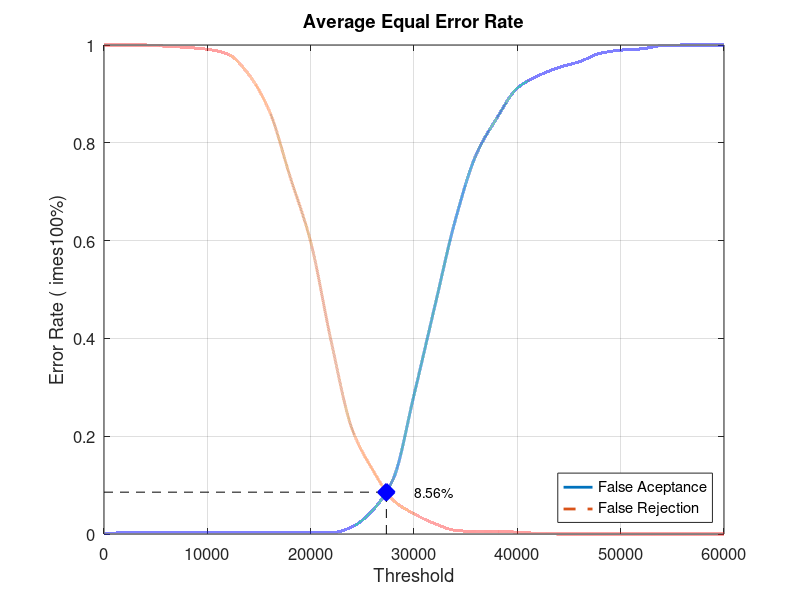
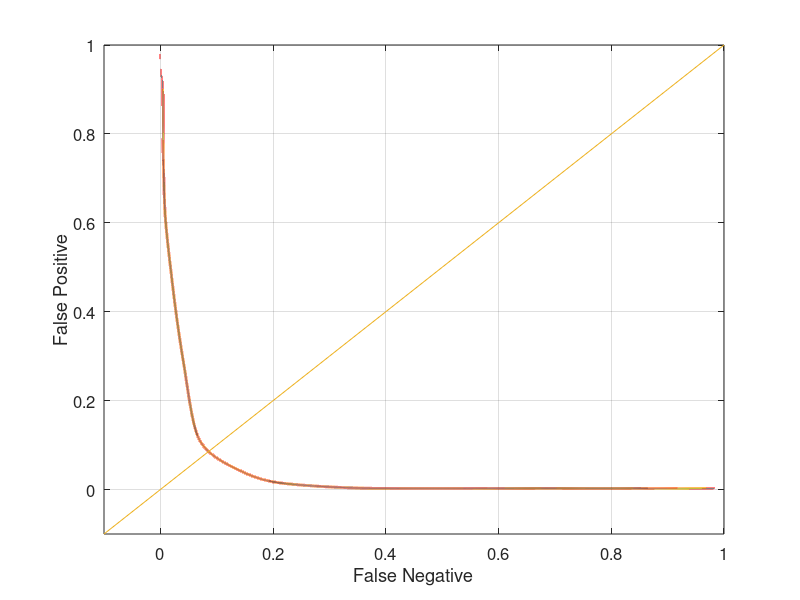

MATLAB code for these plots, in order:
close all;
clear;
clc;
x = 0:2000:60000;
xq = 0:0.5:60000;

y0 = [0 0.00263158 0.00263158 0.00263158 0.00263158 0.00263158 0.00263158 0.00263158 0.00263158 0.00263158 0.00263158 0.00263158 0.0144737 0.0486842 0.113158 0.284211 0.464474 0.642105 0.775 0.85 0.911842 0.936842 0.953947 0.965789 0.982895 0.989474 0.992105 0.998684 1 1 1]
yy0 = interp1(x, y0, xq, 'pchip');
y1 = [1 1 1 0.9975 0.995 0.99125 0.98125 0.94 0.865 0.73125 0.5975 0.3925 0.215 0.13125 0.06875 0.04125 0.02125 0.0075 0.005 0.005 0.00375 0.00125 0 0 0 0 0 0 0 0 0]
yy1 = interp1(x, y1, xq, 'pchip');

% Calculating EER: 
y2 = abs(y0 - y1);
find(y2 == min(y2))
yy2 = abs(yy0 - yy1);
xEER = find(yy2 == min(yy2));
xEERIndex = xq(xEER) % X-axis EER
yEER = yy0(xEER) % Y-axis EER

main = figure
plot(xq, yy0,'-','LineWidth', 2);	hold on
plot(xq, yy1,'--','LineWidth', 2);	hold on
plot([xEERIndex xEERIndex], [0 yEER], 'k--');	hold on
plot([0 xEERIndex], [yEER yEER], 'k--');	hold on
plot(xEERIndex, yEER, 'bx', 'LineWidth', 10);	hold on
text(xEERIndex + 10 * xEERIndex / 100, yEER, [num2str(round((10000 * yEER)) / 100) '%'])
legend('False Aceptance', 'False Rejection', 'Location', 'SouthEast')
xlabel('Threshold')
ylabel('Error Rate (	imes100%)')
title('Average Equal Error Rate')
set(gca, 'FontSize', 12)
axis([0 60000 0 1])
grid on

print(main, 'Experiment3AverageMain', '-dpng');
FNRxFPR = figure('Color', [1 1 1]);
plot(yy1, yy0, '-', yy1, yy0, 'LineWidth', 2);
hold on
y = -0.1:0.1:1
plot(y, y); 
set(gca, 'FontSize', 12)
xlabel('False Negative')
ylabel('False Positive')
axis([-0.1 1 -0.1 1])
set(gca, 'FontSize', 12)
grid on

print(FNRxFPR, 'Experiment3AverageFNRxFPR','-dpng');
